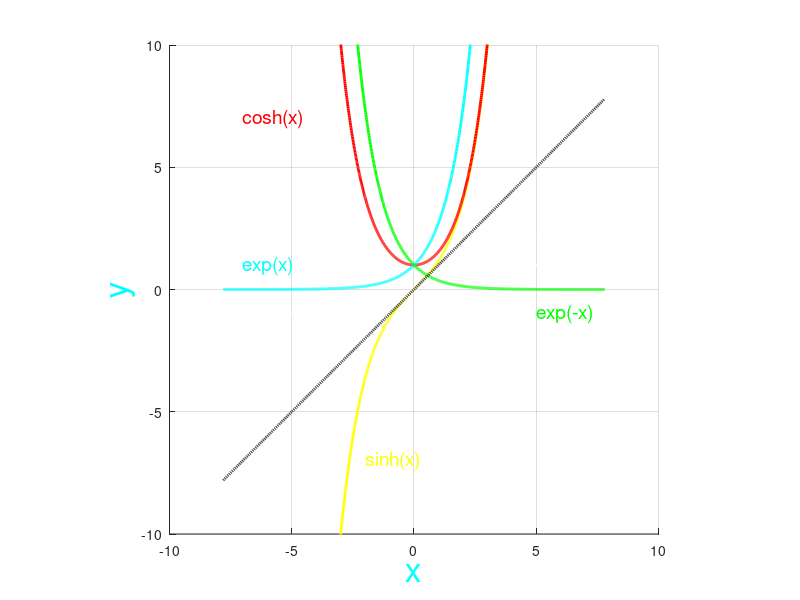

Write the MATLAB code that produced this figure.
%			IPERBOLICHE
%	Traccia le funzioni iperboliche  
%	-------------------------------------------------------------- 
%		                   attiva la grafica
%	--------------------------------------------------------------  
   close       
   h1 = figure;
% 	 set(h1, 'Units', 'normalized', 'Position', [0  0  1  0.9]);
 	 set(h1, 'Units', 'normalized', 'Position', [0  0  0.5  0.45]);
 	 whitebg(h1, 'black')
%
 	h2=title('funzioni iperboliche');
       set(h2,'color','w','fontsize',18,'fontname','helvetica') 
%
  	h3=xlabel('x');
  	set(h3,'color','c','fontsize',24)
%
  	h4=ylabel('y');
  	set(h4,'color','c','fontsize',24)
%
  	axis([-10 10 -10  10]);
	axis equal
	hold on
	grid on
%	---------------------- grafici ----------------------------
       X = -7.8 : 0.01: 7.8 ;
       Y = exp(X) ; 
 	Ys = (Y-1./Y)/2; 	  plot(X,Ys,'y','linewidth',2);
	Yc = (Y+1./Y)/2; 	  plot(X,Yc,'r','linewidth',2);
	Yt = Ys ./ Yc ; 	  plot(X,Yt,'w','linewidth',2);
	Ye = Y; 			  plot(X,Ye,'c','linewidth',2);
	Yp = 1 ./ Y; 		  plot(X,Yp,'g','linewidth',2);
	Yx = X; 			  plot(X,Yx,'k:','linewidth',2);
%	-----------------------------------------------------------
       text(-2,-7,'sinh(x)','color','y','fontsize',14)
       text(-7,7,'cosh(x)','color','r','fontsize',14)
       text(5,2,'tanh(x)','color','w','fontsize',14)
       text(-7,1,'exp(x)','color','c','fontsize',14)
       text(5,-1,'exp(-x)','color','g','fontsize',14)
   